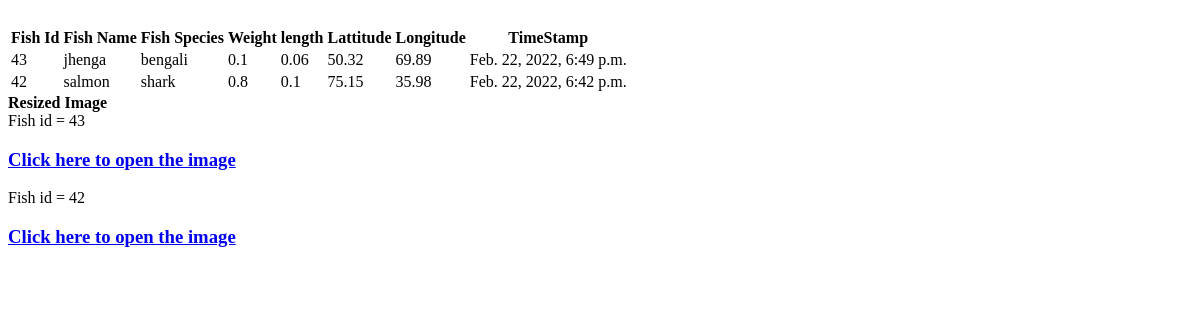
Before: /getallrecords/ with the older database file.
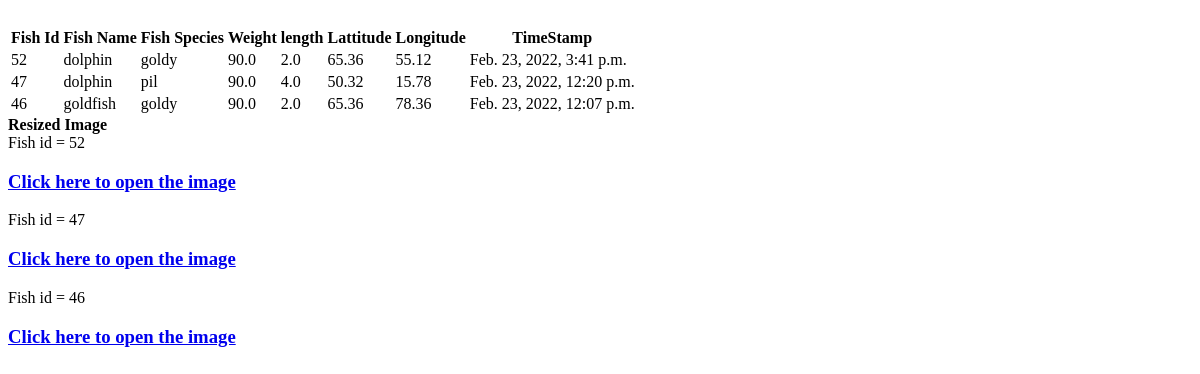
After: the same page with the newer database file.
### bezen_rest/models.py (models this page shows)
class Fish(models.Model):
    fish_id = models.AutoField(primary_key=True)
    fish_name = models.CharField(max_length=50,default='')
    fish_species = models.CharField(max_length=50,default='')
    img = models.ImageField(upload_to="images/",blank = True )
    weight = models.FloatField(default=2.0)
    length = models.FloatField(default=0.5)
    lattitude = models.FloatField(default=28.70)
    longitude = models.FloatField(default=77.10)
    timestamp = models.DateTimeField(default=datetime.now().strftime("%Y-%m-%d %H:%M:%S"))

### bezen_rest/views.py (the view)
# urls.py: path('getallrecords/',views.getallrecords)
def getallrecords(request):
    if(request.method=='GET'):
        resp = []
        fishes = Fish.objects.all().order_by("-timestamp")
        return render(request,'response.html',{"fishes":fishes})

### bezen_rest/templates/response.html (shortened to what this page needs)
<!DOCTYPE html>
<html lang="en">
<head>
</head>
<body>
    <br>
						<table class="table">
						<tr>
                            <th>Fish Id</th>
							<th>Fish Name</th>
							<th>Fish Species</th>
							<th>Weight</th>
                            <th>length</th>
                            <th>Lattitude</th>
                            <th>Longitude</th>
                            <th>TimeStamp</th>
						</tr>
						{% for i in fishes %}
							<tr>
                                <td>{{i.fish_id}}</td>
								<td>{{i.fish_name}}</td>
								<td>{{i.fish_species}}</td>
								<td>{{i.weight}}</td>
                                <td>{{i.length}}</td>
                                <td>{{i.lattitude}}</td>
                                <td>{{i.longitude}}</td>
                                <td>{{i.timestamp}}</td>
							</tr>
						{% endfor %}
					</table>
                    <div style="width: 100%;  font-weight: bold;">Resized Image</div>
                    <div>
                    <div>
                        {% for i in fishes %}
                        <div>Fish id = {{i.fish_id}}</div>
                        <a href="https://bezenbkd.azurewebsites.net/getallrecords{{i.img.url}}" target="_blank">
                            <h3>Click here to open the image</h3>
                        </a>
                        {% endfor %}
                    </div>
                    </div>
</body>
</html>

Changed rows visible on the page:
removed Fish: fish_id "43", fish_name "jhenga", fish_species "bengali", weight "0.1", length "0.06", lattitude "50.32", longitude "69.89", timestamp "Feb. 22, 2022, 6:49 p.m."
removed Fish: fish_id "42", fish_name "salmon", fish_species "shark", weight "0.8", length "0.1", lattitude "75.15", longitude "35.98", timestamp "Feb. 22, 2022, 6:42 p.m."
added Fish: fish_id "52", fish_name "dolphin", fish_species "goldy", weight "90.0", length "2.0", lattitude "65.36", longitude "55.12", timestamp "Feb. 23, 2022, 3:41 p.m."
added Fish: fish_id "47", fish_name "dolphin", fish_species "pil", weight "90.0", length "4.0", lattitude "50.32", longitude "15.78", timestamp "Feb. 23, 2022, 12:20 p.m."
added Fish: fish_id "46", fish_name "goldfish", fish_species "goldy", weight "90.0", length "2.0", lattitude "65.36", longitude "78.36", timestamp "Feb. 23, 2022, 12:07 p.m."
